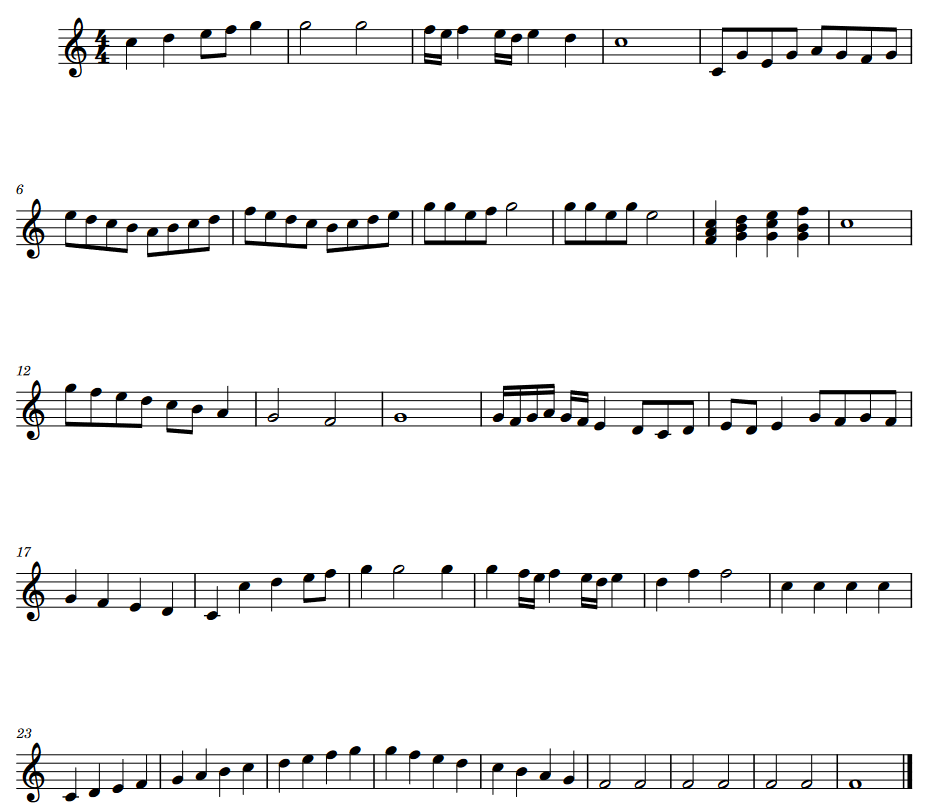
#> input picture input/usecase.png, 933 x 811 px
$ python BackendMain.py
#> lines starting #> are read from the running program, lines starting #| are printed output that depends on the picture; after the words box and inside, x2 and y2 are one past the last pixel; in counts of white or black regions, pixels touching at a corner belong together
### model/LineProcessor.py
import cv2
import numpy as np


class LineProcessor:

    # Extract the lines from the music score given as a bin image
    @classmethod
    def extractStaffLines(self, binImg):
        lines = []
        linesExtracted = []

        # Invert the binary image
        invertedImg = cv2.bitwise_not(binImg)

        # Apply GaussianBlur to the image
        blurredImage = cv2.GaussianBlur(invertedImg, (7, 7), 0)

        # Find contours in the binary image
        contours, _ = cv2.findContours(blurredImage, cv2.RETR_EXTERNAL, cv2.CHAIN_APPROX_SIMPLE)

        # Filter contours based on area and aspect ratio
        minContourArea = 20000
        aspectRatioThreshold = 10000
        staffLineContours = [cnt for cnt in contours if cv2.contourArea(cnt) > minContourArea
                            and aspectRatioThreshold > cnt.shape[0] / cnt.shape[1] > 1 / aspectRatioThreshold]

        # Draw green rectangles around the valid contours
        contourImage = cv2.cvtColor(binImg, cv2.COLOR_GRAY2BGR)
        for cnt in staffLineContours:
            x, y, w, h = cv2.boundingRect(cnt)
            cv2.rectangle(contourImage, (x, y), (x + w, y + h), (0, 255, 0), 2)

        #staff_line_contours  = staff_line_contours
        print("Number of staff lines found:", len(staffLineContours))

        for i, contour in enumerate(staffLineContours):
            # Get the bounding box of the contour
            x, y, w, h = cv2.boundingRect(contour)

            # Crop the original image according to the bounding box
            croppedRegion = binImg[y:y + h, x:x + w]

            linesExtracted.insert(0, croppedRegion)

        return linesExtracted


    # Detect musical notations (symbols) on the already processed image
    @classmethod
    def detectSymbols(self, image):

        notations = []
        # Perform adaptive thresholding
        imageThreshold = cv2.adaptiveThreshold(image, 255, cv2.ADAPTIVE_THRESH_MEAN_C, cv2.THRESH_BINARY, 3, -2)

        # Find contours
        contours, _ = cv2.findContours(imageThreshold, cv2.RETR_EXTERNAL, cv2.CHAIN_APPROX_SIMPLE)

        # Sort contours based on their x-coordinate
        contours = sorted(contours, key=lambda x: cv2.boundingRect(x)[0])

        # Draw green rectangles around the valid contours on a copy of the original image
        imageWithContours = image.copy()

        # Create a mask to determine the color to fill based on intensity
        mask = (image < 128).astype(np.uint8)  # Assume black notes have lower intensity

        # Create a stencil image with the same shape as the input image
        stencil = np.zeros(imageWithContours.shape, dtype=np.uint8)

        # Draw contours on the stencil image with selective filling based on the mask
        for cnt in contours:
            notation = {
                "image" : None,
                "diagonalCoordinates" : None,
                "prediction" : ""
            }
            # Create a temporary image for drawing the contours
            tempImage = np.zeros_like(image, dtype=np.uint8)
            cv2.drawContours(tempImage, [cnt], -1, (255, 255, 255), thickness=cv2.FILLED)

            # Use the mask to selectively fill only where the mask is non-zero
            stencil[mask != 0] = tempImage[mask != 0]

            # Draw green rectangles around the valid contours on a copy of the original image
            x, y, w, h = cv2.boundingRect(cnt)
            cv2.rectangle(imageWithContours, (x, y), (x + w, y + h), (0, 255, 0), 1)

            # Extract individual contour images and append to the list
            contourImage = np.zeros_like(image, np.uint8)
            contourImage[mask != 0] = tempImage[mask != 0]

            notation["image"] = contourImage

            # Get the coordinates of the bottom-left and top-right corners of the bounding rectangle
            bottomLeft = (x, y + h)
            topRight = (x + w, y)
            notation["diagonalCoordinates"] = (bottomLeft, topRight)
            # coordinates.append(cxy)

            notations.append(notation)

        return imageWithContours, notations

    # Reconstruct the 5 staff lines
    # [12 lines left out: function reconstructStaffLines, not called in this run]

    # Remove the five staff lines of each musical line extracted
    @classmethod
    def removeStaffLines(self, img):

        #img=cv2.cvtColor(img,cv2.COLOR_BGR2GRAY)
        img = cv2.bitwise_not(img)
        #img = cv2.GaussianBlur(img, (17,17), 1)
        th2 = cv2.adaptiveThreshold(img, 255, cv2.ADAPTIVE_THRESH_MEAN_C, cv2.THRESH_BINARY, 255, -2) # 15

        horizontal = th2
        vertical = th2
        rows,cols = horizontal.shape

        #inverse the image, so that lines are black for masking
        horizontalInv = cv2.bitwise_not(horizontal)
        #perform bitwise_and to mask the lines with provided mask
        maskedImg = cv2.bitwise_and(img, img, mask=horizontalInv)
        #reverse the image back to normal
        maskedImgInv = cv2.bitwise_not(maskedImg)

        horizontalSize = int(cols / 30)
        horizontalStructure = cv2.getStructuringElement(cv2.MORPH_RECT, (horizontalSize,1))
        horizontal = cv2.erode(horizontal, horizontalStructure, (-1, -1))
        horizontal = cv2.dilate(horizontal, horizontalStructure, (-1, -1))

        verticalSize = int(rows / 20)
        verticalStructure = cv2.getStructuringElement(cv2.MORPH_RECT, (1, verticalSize))
        vertical = cv2.erode(vertical, verticalStructure, (-1, -1))
        vertical = cv2.dilate(vertical, verticalStructure, (3, 3))

        vertical = cv2.bitwise_not(vertical)

        return vertical

### model/NotationProcessor.py
import cv2
import numpy as np
from model.Chord import Chord

from model.Note import Note

class NotationProcessor:

    @classmethod
    def extractCircles(self, img):
        img = cv2.bitwise_not(img)
        th2 = cv2.adaptiveThreshold(img, 255, cv2.ADAPTIVE_THRESH_MEAN_C, cv2.THRESH_BINARY, 255, -2)

        horizontal = th2
        vertical = th2
        rows, cols = vertical.shape

        # Inverse the image, so that lines are black for masking
        verticalInv = cv2.bitwise_not(vertical)
        # Perform bitwise_and to mask the lines with provided mask
        maskedImg = cv2.bitwise_and(img, img, mask=verticalInv)
        # Reverse the image back to normal
        maskedImgInv = cv2.bitwise_not(maskedImg)

        verticalSize = int(cols / 30)
        verticalStructure = cv2.getStructuringElement(cv2.MORPH_RECT, (1, verticalSize))  # Change here for vertical lines
        vertical = cv2.erode(vertical, verticalStructure, (-1, -1))
        vertical = cv2.dilate(vertical, verticalStructure, (-1, -1))

        horizontalSize = int(rows / 20)
        horizontalStructure = cv2.getStructuringElement(cv2.MORPH_RECT, (horizontalSize, 1))
        horizontal = cv2.erode(horizontal, horizontalStructure, (-1, -1))
        horizontal = cv2.dilate(horizontal, horizontalStructure, (3, 3))

        horizontal = cv2.bitwise_not(horizontal)
        return horizontal

    @classmethod
    def detectCircles(self, image):
        notesDetected = []

        # Perform adaptive thresholding
        imageThreshold = cv2.adaptiveThreshold(image, 255, cv2.ADAPTIVE_THRESH_MEAN_C, cv2.THRESH_BINARY, 3, -2)

        # Find contours
        contours, _ = cv2.findContours(imageThreshold, cv2.RETR_EXTERNAL, cv2.CHAIN_APPROX_SIMPLE)

        # Sort contours based on their x-coordinate
        contours = sorted(contours, key=lambda x: cv2.boundingRect(x)[0])

        # Draw green rectangles around the valid contours on a copy of the original image
        imageWithContours = image.copy()

        # Create a mask to determine the color to fill based on intensity
        mask = (image < 128).astype(np.uint8)  # Assume black notes have lower intensity

        # Create a stencil image with the same shape as the input image
        stencil = np.zeros(imageWithContours.shape, dtype=np.uint8)

        # Draw contours on the stencil image with selective filling based on the mask
        for cnt in contours:
            # Calculate the aspect ratio and width of the bounding rectangle
            x, y, w, h = cv2.boundingRect(cnt)
            aspectRatio = float(w) / h

            # Set thresholds for aspect ratio and maximum width to consider only square contours with reasonable width
            aspectRatioThreshold = 0.8
            maxWidthThreshold = 18  # Adjust this threshold as needed

            if 1 - aspectRatioThreshold < aspectRatio < 1 + aspectRatioThreshold and w < maxWidthThreshold:
                # Create a temporary image for drawing the contours
                tempImage = np.zeros_like(image, dtype=np.uint8)
                cv2.drawContours(tempImage, [cnt], -1, (255, 255, 255), thickness=cv2.FILLED)

                # Use the mask to selectively fill only where the mask is non-zero
                stencil[mask != 0] = tempImage[mask != 0]

                # Draw green rectangles around the valid contours on a copy of the original image
                cv2.rectangle(imageWithContours, (x, y), (x + w, y + h), (0, 255, 0), 1)
                # Extract individual contour images and append to the list
                contourImage = np.zeros_like(image, np.uint8)
                contourImage[mask != 0] = tempImage[mask != 0]

                # Calculate the weighted average of the pixel coordinates using pixel values as weights
                roi = image[y:y + h, x:x + w]
                weightedCx = np.average(np.arange(x, x + w), weights=roi.sum(axis=0))
                weightedCy = np.average(np.arange(y, y + h), weights=roi.sum(axis=1))

                cxy = (weightedCx, weightedCy)

                note = Note(None, None, cxy)
                note.image = contourImage

                notesDetected.append(note)

        return imageWithContours, notesDetected

    # [177 lines left out: functions boxNotes, detectPitch, processChords, breakChordNotes, reassembleChordNotes, not called in this run]

### BackendMain.py
import glob
import os
import cv2
import numpy as np
import tkinter as tk
from scamp import Session

from model.Line import Line
from model.LineProcessor import LineProcessor
from model.NotationProcessor import NotationProcessor
from model.NotationSaving import NotationSaving
from model.CnnPrediction import CnnPrediction
from model.SoundGenerator import SoundGenerator

class BackendMain:
    @classmethod
    def processSheet(self, imagePath):
        print("******************************************")
        print("          Welcome to the MSRP!")
        print("******************************************")


        extractedLines = []

        listOutput = []

        outputFile = "./output.txt"

        outputMp3 = "./sounds/output.mp3"

        binImg = cv2.imread(imagePath, cv2.IMREAD_GRAYSCALE)
        print("Shape input : ", binImg.shape)

        # binImg = cv2.resize(binImg, (933 ,811))

        if binImg is None:
            raise Exception(f"Error: Unable to load the image at '{imagePath}'")

        height, width = binImg.shape[:2]
        resizedImg = cv2.resize(binImg, (int(width * 1), int(height * 1)))

        print("Extracting staff lines...")

        extractedImages = LineProcessor.extractStaffLines(resizedImg)

        # For each line from the sheet
        for lineImage in extractedImages:

            imageWithoutStaffLines = LineProcessor.removeStaffLines(lineImage)

            withRecognition, notationsPerLine = LineProcessor.detectSymbols(imageWithoutStaffLines)

            withCircles = NotationProcessor.extractCircles(imageWithoutStaffLines)

            withCircles, circlesDetected = NotationProcessor.detectCircles(withCircles)

            reconstructedImage = LineProcessor.reconstructStaffLines(withCircles.copy())

            line = Line()
            line.imageOriginal = lineImage
            line.imageStaffRemoved = imageWithoutStaffLines
            line.imageAfterDetection = withRecognition
            line.imageReconstructed = reconstructedImage
            line.imageWithCircles = withCircles

            line.notations = notationsPerLine
            line.notes = circlesDetected

            extractedLines.append(line)

        print("In total we have : ", len(extractedLines), " lines")

        print("Saving...")
        NotationSaving.saveSymbols(extractedLines)
        print("Symbols are saved sucessfully!")

        folderPath = "./contours/"  # Replace this with the path to your folder

        # Use glob to get a list of all PNG files in the folder
        pngFiles = glob.glob(os.path.join(folderPath, "*.png"))
        pngFiles.sort(key=lambda x: int(os.path.splitext(os.path.basename(x))[0]))
        # print("We found ", len(png_files), " images")

        count = 0
        print("Resizing...")
        # Loop over each PNG file
        for count, pngFile in enumerate(pngFiles):
            # print(f"Processing {png_file}")
            NotationSaving.resizeContours(pngFile, count)
            count +=1
        print("Symbols are resized successfully!")

        print("Organize...")
        NotationSaving.organize(extractedLines)
        print("Organizing Done!")

            # List all items in the directory
        items = os.listdir("./contours_resized")

        # Filter out only the subdirectories
        subdirs = [item for item in items if os.path.isdir(os.path.join("./contours_resized", item))]

        for id, dir in enumerate(subdirs):
            symbols = glob.glob(os.path.join("./contours_resized", dir, "*.png"))
            symbols.sort(key=lambda x: int(os.path.splitext(os.path.basename(x))[0]))
            #print(symbols)

            listSymbols = []
            #print("Filling the list...")
            for idx, symbol in enumerate(symbols):
                img = cv2.imread(symbol)

                # Check if the image is grayscale
                if len(img.shape) == 2:
                    img = cv2.cvtColor(img, cv2.COLOR_GRAY2BGR)
                listSymbols.append(img)

            #print("List is full!")
            print(f"Predicting notations line {dir}...")
            extractedLines[id].predictions = CnnPrediction.prediction(listSymbols)

            for idn, cnt in enumerate(extractedLines[id].notations):
                cnt["prediction"] = extractedLines[id].predictions[idn]

        for idx, line in enumerate(extractedLines):
            print("********************************************************")
            print("                     Line ", idx + 1)
            print("********************************************************")
            print("Coordniates found : ", len(line.notations))
            print("Size : ", line.imageOriginal.shape)

            for i, n in enumerate(line.notations):
                if n["prediction"] == "point":
                    if i > 0 and i < len(line.notations) - 1:
                        if line.notations[i - 1]["prediction"] == "point" and line.notations[i + 1]["prediction"] == "point":
                            n["prediction"] = "rond"

                # print("Prediction : ", n["prediction"], "\t", "Diagonal coordinates : ", n["diagonalCoordinates"])


            NotationProcessor.boxNotes(line, line.notations, line.notes)

            # Iterate over sorted notes and print each note or chord at its correct position in the line
            for idNote, note in enumerate(line.notes):
                if(len(line.chords) > 0):
                    for chord in line.chords:
                        if (chord.isDisplayed == False) and (chord.notes[0].centerCoordinates[0] > note.centerCoordinates[0] and chord.notes[0].centerCoordinates[0] < line.notes[idNote + 1].centerCoordinates[0]):
                            listOutput.append([(note.pitch, note.duration) for note in chord.notes])
                            print("Chord pitches and durations: ", [(note.pitch, note.duration) for note in chord.notes])
                            chord.isDisplayed = True

                    if (note.pitch != None):
                        listOutput.append((note.pitch, note.duration))
                        print("Pitch:", note.pitch, "\tDuration:", note.duration)
                elif (note.pitch != None):
                    listOutput.append((note.pitch, note.duration))
                    print("Pitch:", note.pitch, "\tDuration:", note.duration)

        SoundGenerator.saveToTextFile(outputFile, listOutput)

        for idx, line in enumerate(extractedLines):
        #     # cv2.imwrite(f'./lines/{idx + 1}.png', line.imageStaffRemoved)
            cv2.imshow(f"Original Line {idx + 1}", line.imageOriginal)
            cv2.imshow(f"Line {idx + 1}", line.imageWithCircles)
            cv2.imshow(f"Staff lines removed : Line {idx + 1}", line.imageStaffRemoved)
            cv2.imshow(f"After detection : Line {idx + 1}", line.imageAfterDetection)
            cv2.imshow(f"Reconstructed Staff Lines {idx}", line.imageReconstructed)
            cv2.imshow(f"Processed Image with Contours : Line {idx + 1}", line.imageWithCircles)
            cv2.waitKey(0)

        # cv2.destroyAllWindows()
        print(listOutput)

        # instrumentChoice = "piano"
        # session = Session()
        # # SoundGenerator.playMidiNotes(session, listOutput, instrumentChoice)
        # SoundGenerator.saveAsMp3(session, listOutput, instrumentChoice)

        return listOutput

    # [9 lines left out: function playMidi, not called in this run]

if __name__ == "__main__":
    imagePath = "./input/usecase.png"
    # Read the image
    img = cv2.imread(imagePath)
#> img is the input picture: shape (811, 933, 3); mean B, G, R 240.9, 240.9, 240.9

    # Get the original dimensions of the image
    height, width = img.shape[:2]

    # Resize the image to 80% of its original size
    new_width = int(width * 0.8)
    new_height = int(height * 0.8)
    resized_img = cv2.resize(img, (new_width, new_height))

    # Display the resized image (optional)
    cv2.imshow('Input Image', resized_img)
    cv2.waitKey(0)
    listOutput = BackendMain.processSheet(imagePath)
#| Shape input :  (811, 933)
#> in extractStaffLines, `blurredImage = cv2.GaussianBlur(invertedImg, (7, 7), 0)`:
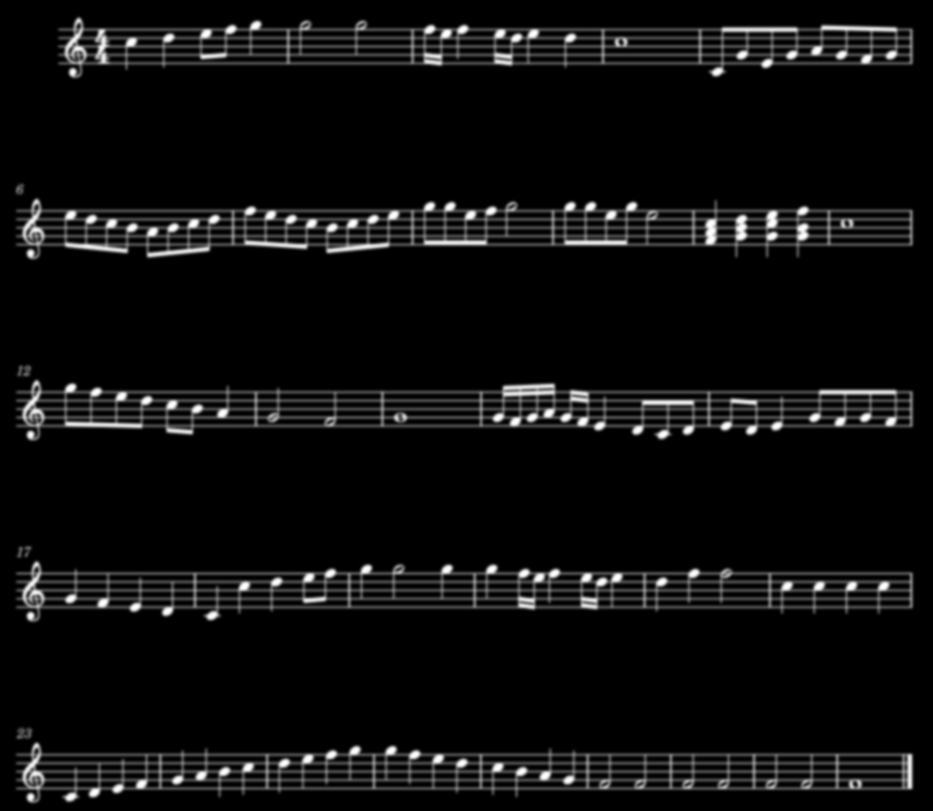
#> blurredImage: shape (811, 933); min 0, max 255, mean 14
#> in extractStaffLines, `contours, _ = cv2.findContours(blurredImage, cv2.RETR_EXTERNAL, cv2.CH..`: contours = 8 contours; box (x1, y1, x2, y2) and area: (13, 196, 916, 262) 39683, (13, 377, 916, 443) 38879, (13, 558, 916, 625) 37810, (13, 725, 916, 806) 37754, (55, 14, 916, 81) 36008, (14, 363, 34, 379) 250, (14, 544, 34, 560) 238, (13, 181, 27, 197) 161
#> in extractStaffLines, `staffLineContours = [cnt for cnt in contours if cv2.contourArea(cnt) >..`: staffLineContours = 5 contours; box (x1, y1, x2, y2) and area: (13, 196, 916, 262) 39683, (13, 377, 916, 443) 38879, (13, 558, 916, 625) 37810, (13, 725, 916, 806) 37754, (55, 14, 916, 81) 36008
#> the loop in extractStaffLines, `for cnt in staffLineContours:` made 5 passes
#> (x, y, w, h) on passes 1 to 5: (13, 725, 903, 81), (13, 558, 903, 67), (13, 377, 903, 66), (13, 196, 903, 66), (55, 14, 861, 67)
#> after the loop in extractStaffLines, `for cnt in staffLineContours:`:
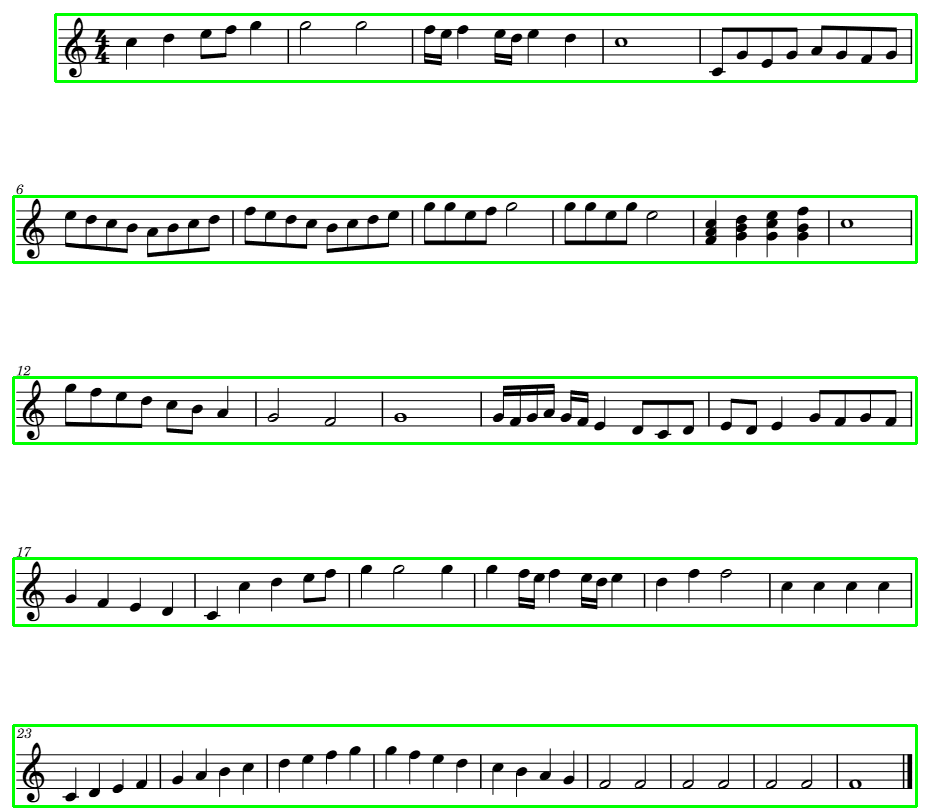
#> contourImage: shape (811, 933, 3); mean B, G, R 231.2, 241, 231.2
#| Number of staff lines found: 5
#> the loop in extractStaffLines, `for i, contour in enumerate(staffLineContours):` made 5 passes
#> pass 1, in extractStaffLines, `croppedRegion = binImg[y:y + h, x:x + w]`:
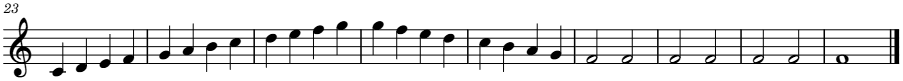
#> croppedRegion: shape (81, 903); min 0, max 255, mean 228.4
#> pass 3, in extractStaffLines, `croppedRegion = binImg[y:y + h, x:x + w]`:
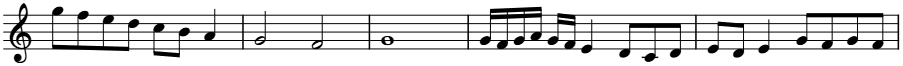
#> croppedRegion: shape (66, 903); min 0, max 255, mean 217.7
#> after the loop in extractStaffLines, `for i, contour in enumerate(staffLineContours):`: linesExtracted = 5 items
#> the loop in processSheet, `for lineImage in extractedImages: ` made 1 pass
#> pass 1, in removeStaffLines, `th2 = cv2.adaptiveThreshold(img, 255, cv2.ADAPTIVE_THRESH_MEAN_C, cv2...`:
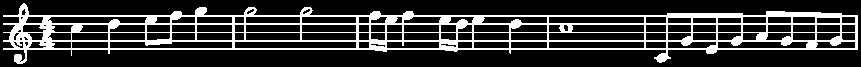
#> th2: shape (67, 861); 20.8% white; 1 white region, box (x1, y1, x2, y2) and area: (3, 3, 858, 64) 11972
#> pass 1, in removeStaffLines, `maskedImg = cv2.bitwise_and(img, img, mask=horizontalInv)`:
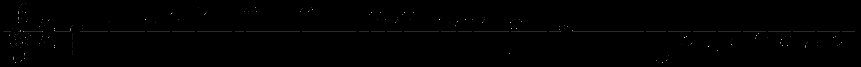
#> maskedImg: shape (67, 861); min 0, max 12, mean 0.0408; drawn with min black and max white
#> after the loop in processSheet, `for lineImage in extractedImages:`:
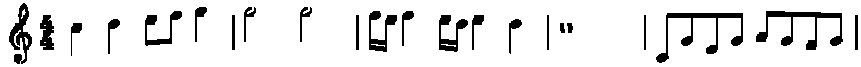
#> imageWithoutStaffLines: shape (67, 861); 89.9% white; 22 black regions, largest, box (x1, y1, x2, y2) and area: (656, 13, 743, 63) 953, (756, 11, 843, 50) 949, (9, 3, 32, 64) 610
#> after the loop in processSheet, `for lineImage in extractedImages:`: extractedLines = []
#> (the run stopped early here; a loop or call above may not have finished)
